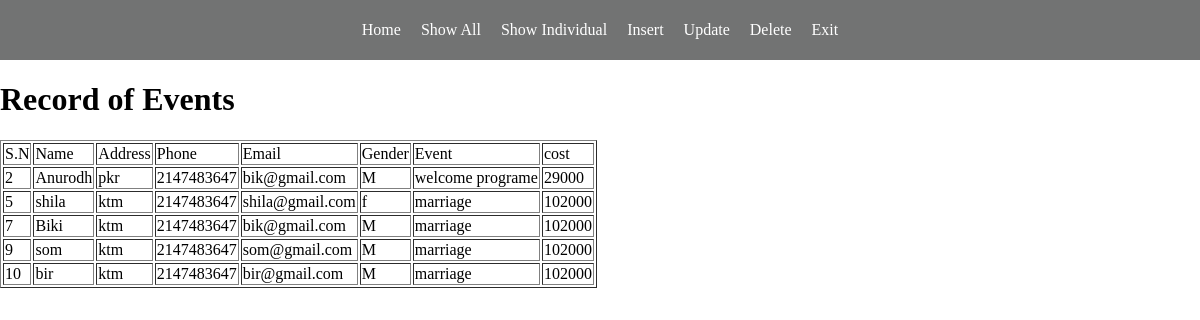
The app's page /show_all.php with its own data.
### tables this page shows
CREATE TABLE `events` (
  `Sn` int(11) NOT NULL,
  `Name` varchar(50) NOT NULL,
  `Address` varchar(50) NOT NULL,
  `Phone` int(25) NOT NULL,
  `Email` varchar(50) NOT NULL,
  `Gender` varchar(15) NOT NULL,
  `Event` varchar(30) NOT NULL,
  `Cost` int(50) NOT NULL
);

### show_all.php (the view, shortened to what this page needs)
<?php
include 'conn.php';
$query="select * from events";
$result=mysqli_query($conn,$query);
$t="<table border=1>
	<tr>
		<td>S.N</td>
		<td>Name</td>
		<td>Address</td>
		<td>Phone</td>
		<td>Email</td>
		<td>Gender</td>
		<td>Event</td>
		<td>cost</td>
		</tr>";
	while($row=mysqli_fetch_assoc($result))
	{
		$t=$t."<tr>
			<td>$row[Sn]</td>
			<td>$row[Name]</td>
			<td>$row[Address]</td>
			<td>$row[Phone]</td>
			<td>$row[Email]</td>
			<td>$row[Gender]</td>
			<td>$row[Event]</td>
			<td>$row[Cost]</td>
			</tr>";
	}
	$t.="</table>";
?>
<html>
<head>
</head>
<body>
	<?php include 'menu.php' ?>
<form action="show_all.php" method="get">
<h1>Record of Events</h1>
<?php echo $t; ?>
</form>
</body>
</html>

### menu.php (shortened to what this page needs)
<!DOCTYPE html>
<html lang="en">
<head>
    <link rel="stylesheet" href="menu.css">
</head>
<body>
    <div class="dashboard">
        <div class="box">
            <a href="dashboard.php">Home</a>
        </div>
        <div class="box">
            <a href="show_all.php">Show All</a>
        </div>
        <div class="box">
            <a href="show_ind.php">Show Individual</a>
        </div>
        <div class="box">
            <a href="insert.php">Insert</a>
        </div>
        <div class="box">
            <a href="update.php">Update</a>
        </div>
        <div class="box">
            <a href="delete.php">Delete</a>
        </div>
        <div class="box"><a href="index.php">Exit</a> </div>
    </div>
</body>
</html>

### menu.css (style rules this page uses)
body { display: block; margin: 0px; padding: 0px; box-sizing: border-box; }
.dashboard { margin: 0px; padding: 0px; display: flex; justify-content: center; align-items: center; background-color: rgba(3, 5, 5, 0.555); }
.box { display: flex; justify-content: center; align-items: center; flex-wrap: wrap; margin: 10px; height: 40px; }
.box a { color: white; text-decoration: none; }

### records on screen
events: Sn "2", Name "Anurodh", Address "pkr", Phone "2147483647", Email "bik@gmail.com", Gender "M", Event "welcome programe", Cost "29000"
events: Sn "5", Name "shila", Address "ktm", Phone "2147483647", Email "shila@gmail.com", Gender "f", Event "marriage", Cost "102000"
events: Sn "7", Name "Biki", Address "ktm", Phone "2147483647", Email "bik@gmail.com", Gender "M", Event "marriage", Cost "102000"
events: Sn "9", Name "som", Address "ktm", Phone "2147483647", Email "som@gmail.com", Gender "M", Event "marriage", Cost "102000"
events: Sn "10", Name "bir", Address "ktm", Phone "2147483647", Email "bir@gmail.com", Gender "M", Event "marriage", Cost "102000"
